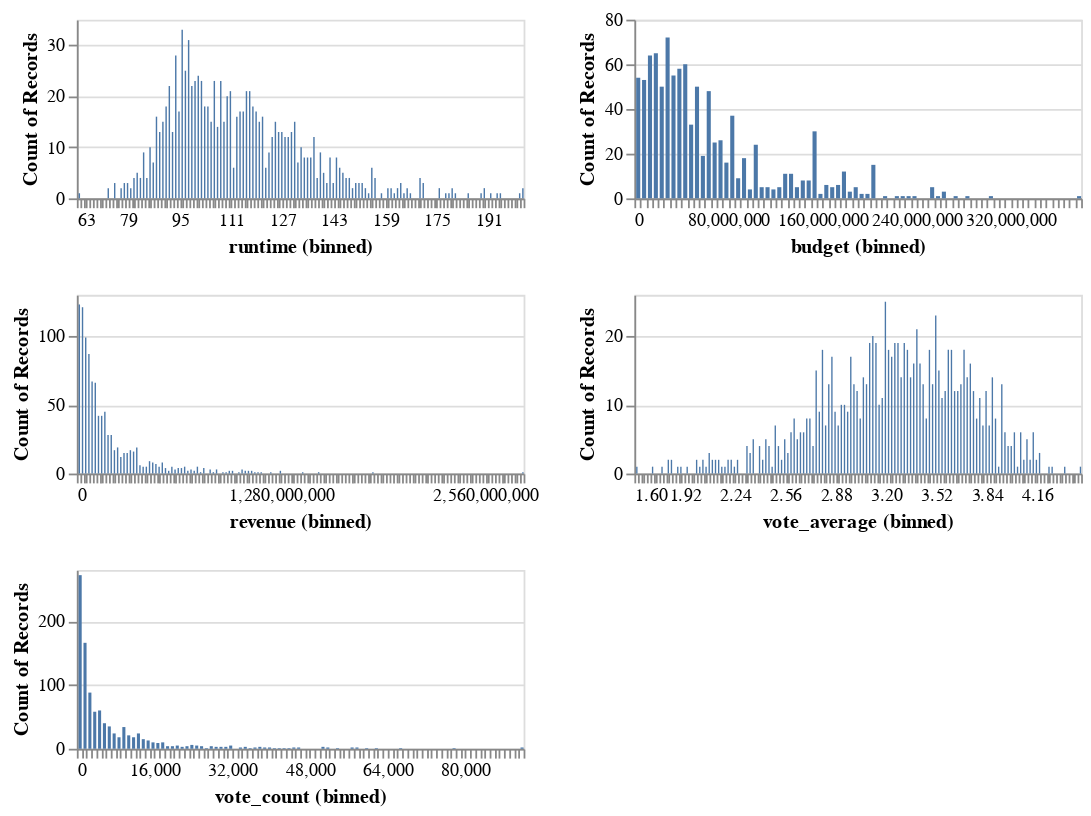

The notebook cell saved with this chart:
### Markdown cell above
<div class="alert alert-info" style="color:black">

### Question 1.5
rubric={viz:2,accuracy:2}
    
<h4>Python</h4>
<ul>
    <li>Extract the column names from all numerical columns except <code>id</code> and save them to a variable as a list (the <code>.select_dtypes()</code> method can help here, or you can do it manually).</li>
<li>Copy the code from your histogram above and paste it here. Modify the code so it plots one histogram per numeric column in a plot grid with 2 columns and 3 rows. Don’t use a loop, use the Altair approach to repeating charts instead (with the `repeat` keyword` rather than <code>row</code> or <codecolumn`).</li>
</ul>

</div>

### Code cell
# YOUR ANSWER GOES HERE
numeric_cols=df_movie.select_dtypes(include='number').columns.tolist()
numeric_cols.remove('id')

alt.Chart(df_movie).mark_bar().encode(
    x=alt.X(alt.repeat("repeat"),type='quantitative',bin=alt.Bin(maxbins=150)),
    y=alt.Y('count():Q')

).properties(height=100,width=250).repeat(repeat=numeric_cols,columns=2)
